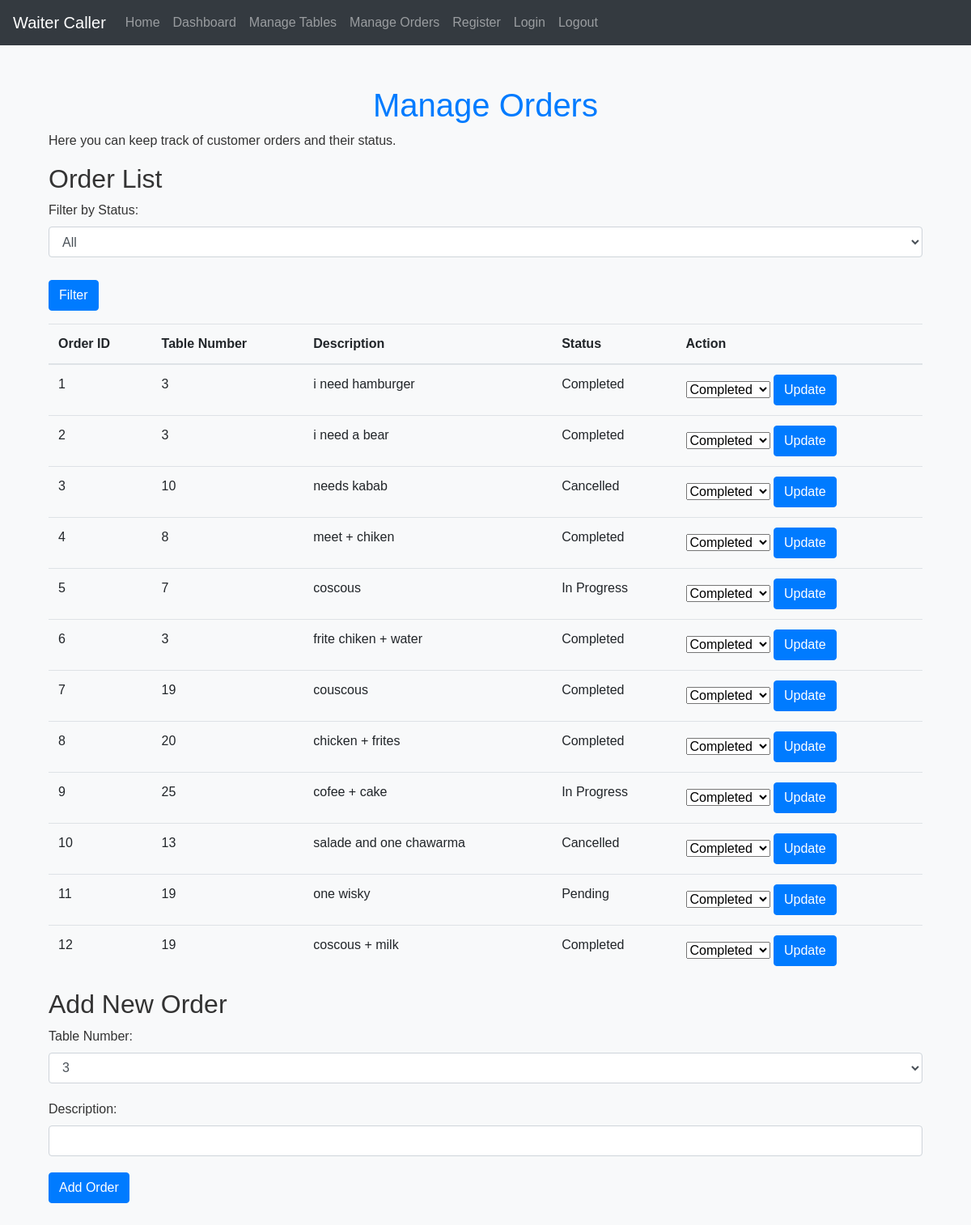
/manage_orders (signed in), run on an earlier commit of the app's database.
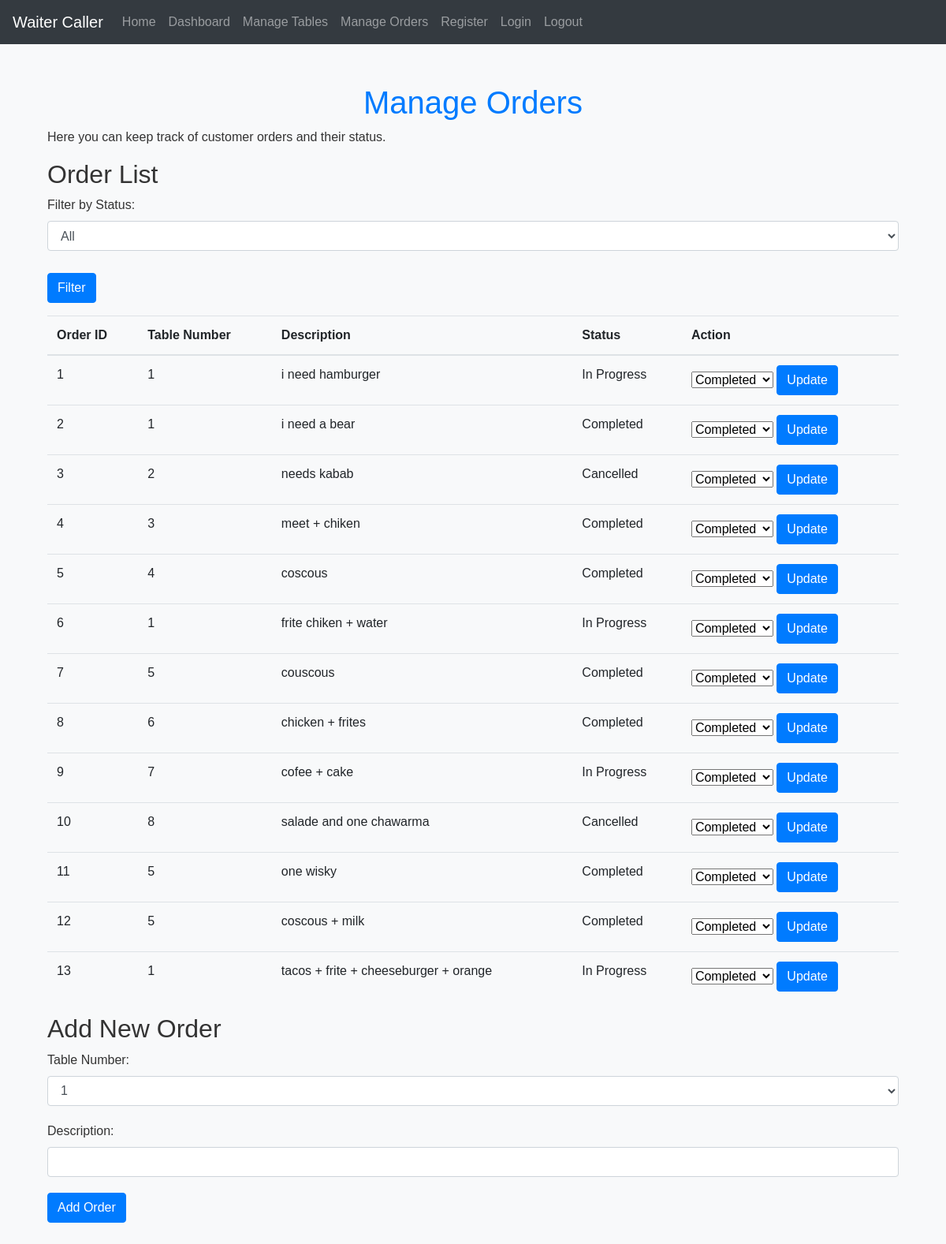
And on a later commit of the database.
### models.py (models this page shows)
class Order(db.Model):
    id = db.Column(db.Integer, primary_key=True)
    table_id = db.Column(db.Integer, db.ForeignKey('table.id'), nullable=False)
    description = db.Column(db.String(200), nullable=False)
    status = db.Column(db.String(20), nullable=False, default='Pending')
    table = db.relationship('Table', backref='orders')

class Table(db.Model):
    id = db.Column(db.Integer, primary_key=True)
    number = db.Column(db.Integer, unique=True, nullable=False)
    status = db.Column(db.String(20), nullable=False)

### app.py (the view, shortened to what this page needs)
@app.route('/manage_orders', methods=['GET', 'POST'])
def manage_orders():
    if 'user_id' not in session:
        flash('Please log in to manage orders.', 'error')
        return redirect(url_for('login'))
    filter_status = request.args.get('filter_status')
    if filter_status:
        orders = Order.query.filter_by(status=filter_status).all()
    else:
        orders = Order.query.all()
    tables = Table.query.all()
    return render_template('manage_orders.html', orders=orders, tables=tables)

### templates/manage_orders.html (shortened to what this page needs)
{% extends 'base.html' %}
{% block content %}
<div class="container mt-5">
    <h1 class="text-center">Manage Orders</h1>
    <p>Here you can keep track of customer orders and their status.</p>
    <h2>Order List</h2>
    <form method="GET" action="{{ url_for('manage_orders') }}">
        <div class="form-group">
            <label for="filter_status">Filter by Status:</label>
            <select class="form-control" id="filter_status" name="filter_status">
                <option value="">All</option>
            </select>
            <button type="submit" class="btn btn-primary mt-2">Filter</button>
        </div>
    </form>
    <table class="table">
        <thead>
            <tr>
                <th>Order ID</th>
                <th>Table Number</th>
                <th>Description</th>
                <th>Status</th>
                <th>Action</th>
            </tr>
        </thead>
        <tbody>
            {% for order in orders %}
            <tr>
                <td>{{ order.id }}</td>
                <td>{{ order.table.table_number }}</td>
                <td>{{ order.description }}</td>
                <td>{{ order.status }}</td>
                <td>
                    <form action="{{ url_for('resolve_order', order_id=order.id) }}" method="post" style="display: inline;">
                        <select name="status">
                            <option value="Completed">Completed</option>
                        </select>
                        <button type="submit" class="btn btn-primary">Update</button>
                    </form>
                </td>
            </tr>
            {% endfor %}
        </tbody>
    </table>
    <h2>Add New Order</h2>
    <form method="POST" action="{{ url_for('manage_orders') }}">
        <div class="form-group">
            <label for="table_id">Table Number:</label>
            <select class="form-control" id="table_id" name="table_id" required>
                {% for table in tables %}
                <option value="{{ table.id }}">{{ table.table_number }}</option>
                {% endfor %}
            </select>
        </div>
        <div class="form-group">
            <label for="description">Description:</label>
            <input type="text" class="form-control" id="description" name="description" required>
        </div>
        <button type="submit" class="btn btn-primary">Add Order</button>
    </form>
</div>
{% endblock %}

### templates/base.html (shortened to what this page needs)
<!DOCTYPE html>
<html lang="en">
<head>
    <link rel="stylesheet" href="https://stackpath.bootstrapcdn.com/bootstrap/4.5.2/css/bootstrap.min.css">
    <link rel="stylesheet" href="{{ url_for('static', filename='styles.css') }}">
</head>
<body>
    <nav class="navbar navbar-expand-lg navbar-dark bg-dark ">
        <a class="navbar-brand" href="#">Waiter Caller</a>
        <div class="collapse navbar-collapse" id="navbarSupportedContent">
            <ul class="navbar-nav mr-auto">
                <li class="nav-item">
                    <a class="nav-link" href="{{ url_for('index') }}">Home</a>
                </li>
                <li class="nav-item">
                    <a class="nav-link" href="{{ url_for('dashboard') }}">Dashboard</a>
                </li>
                <li class="nav-item">
                    <a class="nav-link" href="{{ url_for('manage_tables') }}">Manage Tables</a>
                </li>
                <li class="nav-item">
                    <a class="nav-link" href="{{ url_for('manage_orders') }}">Manage Orders</a>
                </li>
                <li class="nav-item">
                    <a class="nav-link" href="{{ url_for('register') }}">Register</a>
                </li>
                <li class="nav-item">
                    <a class="nav-link" href="{{ url_for('login') }}">Login</a>
                </li>
                <li class="nav-item">
                    <a class="nav-link" href="{{ url_for('logout') }}">Logout</a>
                </li>
            </ul>
        </div>
    </nav>
    <div class="container">
        {% block content %}
        {% endblock %}
    </div>
</body>
</html>

### static/styles.css (style rules this page uses)
body { font-family: 'Arial', sans-serif; background-color: #f8f9fa; color: #333; }
h1 { color: #007bff; margin-top: 50px; }
.btn-primary { background-color: #007bff; border-color: #007bff; }
.container { margin-top: 50px; margin-bottom: 50px; }
.form-control { margin-bottom: 20px; }

What changed in the data, as far as the page shows it:
changed Order "i need hamburger": table.table_number "3" → "1"; status "Completed" → "In Progress"
changed through a linked row, Order "i need a bear": table.table_number "3" → "1"
changed through a linked row, Order "needs kabab": table.table_number "10" → "2"
changed through a linked row, Order "meet + chiken": table.table_number "8" → "3"
changed Order "coscous": table.table_number "7" → "4"; status "In Progress" → "Completed"
changed Order "frite chiken + water": table.table_number "3" → "1"; status "Completed" → "In Progress"
changed through a linked row, Order "couscous": table.table_number "19" → "5"
changed through a linked row, Order "chicken + frites": table.table_number "20" → "6"
changed through a linked row, Order "cofee + cake": table.table_number "25" → "7"
changed through a linked row, Order "salade and one chawarma": table.table_number "13" → "8"
changed Order "one wisky": table.table_number "19" → "5"; status "Pending" → "Completed"
changed through a linked row, Order "coscous + milk": table.table_number "19" → "5"
added Order: id "13", table.table_number "1", description "tacos + frite + cheeseburger + orange", status "In Progress"
Also different on the page:
form field table_id: "3" → "1"
